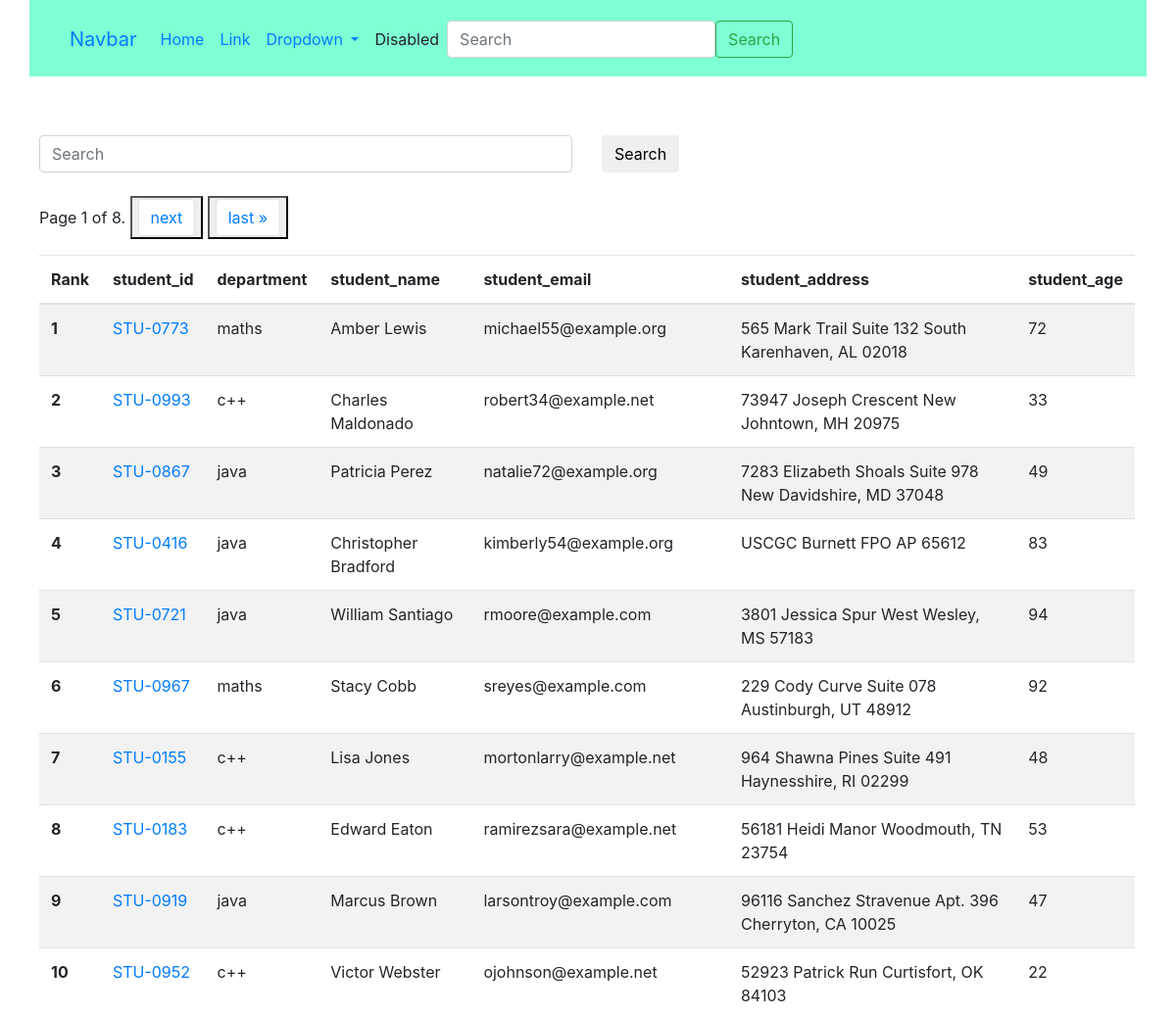
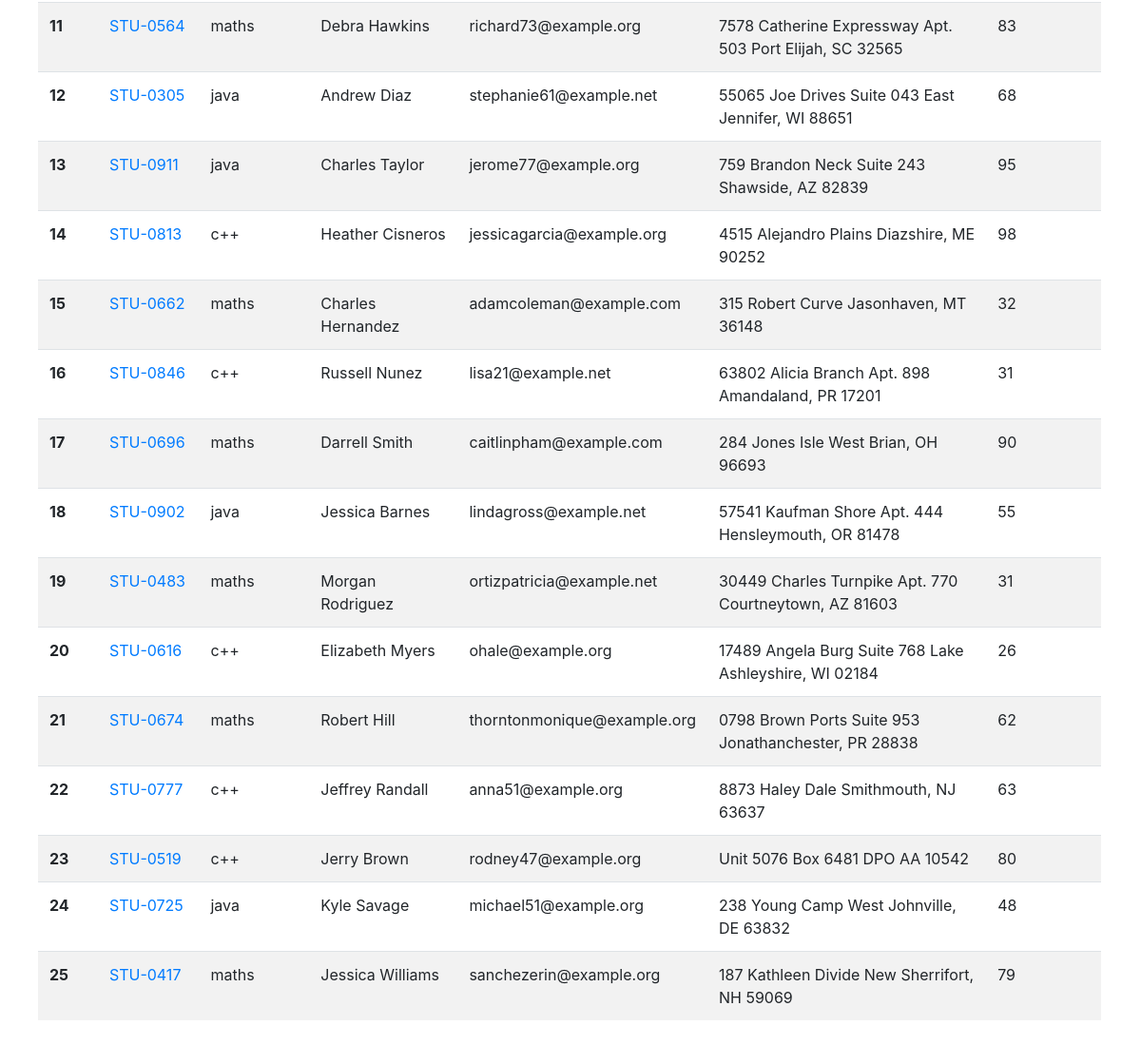
The page /get-student on the database its author committed (2 pictures, top to bottom).
### vege/models.py (models this page shows, shortened)
class Student(models.Model):
    department=models.ForeignKey(Department,related_name="depart",on_delete=models.CASCADE)
    student_id=models.OneToOneField(StudentID,related_name="studentid",on_delete=models.CASCADE)
    student_name=models.CharField(max_length=100)
    student_email=models.EmailField(unique=True)
    student_age=models.IntegerField(default=18)
    student_address=models.TextField()
    is_deleted=models.BooleanField(default=False)
    class Meta:
        ordering=['student_name']
        verbose_name="student"

class Rankstudnet(models.Model):
    student=models.ForeignKey(Student,related_name="studentreportcard",on_delete=models.CASCADE)
    student_rank=models.IntegerField()
    student_rank_generation_date=models.DateField(auto_now_add=True)
    number=models.IntegerField(default=10)
    class Meta:
        unique_together=['student_rank','student_rank_generation_date']

class StudentID(models.Model):
    student_id=models.CharField(max_length=100)
    def __str__(self)->str:
        return self.student_id

class Department(models.Model):
    department=models.CharField(max_length=100)
    class Meta:
        ordering=['department']

### vege/views.py (the view, shortened to what this page needs)
# urls.py: path('get-student',get_students),
def get_students(request):
    queryset=Student.objects.all().order_by("studentreportcard__student_rank")
    paginator = Paginator(queryset, 25)  # Show 25 contacts per page.
    page_number = request.GET.get("page",1)
    page_obj = paginator.get_page(page_number)
    return render(request,"report/student.html",{'queryset':page_obj})

### vege/templates/report/student.html (shortened to what this page needs)
<!DOCTYPE html>
<html lang="en">
<head>
    <link rel="stylesheet" href="https://cdn.jsdelivr.net/npm/bootstrap@4.0.0/dist/css/bootstrap.min.css"
>
</head>
<body>
    <div class="container" style="background-color: aquamarine;">
        <nav class="navbar navbar-expand-lg bg-body-tertiary">
            <div class="container-fluid">
                <a class="navbar-brand" href="#">Navbar</a>
                <div class="collapse navbar-collapse" id="navbarSupportedContent">
                    <ul class="navbar-nav me-auto mb-2 mb-lg-0">
                        <li class="nav-item">
                            <a class="nav-link active" aria-current="page" href="#">Home</a>
                        </li>
                        <li class="nav-item">
                            <a class="nav-link" href="#">Link</a>
                        </li>
                        <li class="nav-item dropdown">
                            <a class="nav-link dropdown-toggle" href="#" role="button" data-bs-toggle="dropdown"
                                aria-expanded="false">
                                Dropdown
                            </a>
                        </li>
                        <li class="nav-item">
                            <a class="nav-link disabled" aria-disabled="true">Disabled</a>
                        </li>
                    </ul>
                    <form class="d-flex" role="search">
                        <input class="form-control me-2" type="search" placeholder="Search" aria-label="Search">
                        <button class="btn btn-outline-success" type="submit">Search</button>
                    </form>
                </div>
            </div>
        </nav>
    </div>
<div class="container mt-5">
    <form class="mb-4">
    <div class="row">
        <div class="col-md-6">
            <input class="form-control" name="search" placeholder="Search">
        </div>
        <div class="col-md-6">
            <button class="btn btn-succes">Search</button>
        </div>
    </div>
</form>
    <table class="table table-striped">
        <thead>
            <tr>
                <th scope="col">Rank</th>
                <th scope="col">student_id</th>
                <th scope="col">department</th>
                <th scope="col">student_name</th>
                <th scope="col">student_email</th>
                <th scope="col">student_address</th>
                <th scope="col">student_age</th>
            </tr>
        </thead>
        <tbody>
            {% for student in queryset %}
            <tr>
                <th scope="row">{{student.studentreportcard.first.student_rank}}</th>
                <td>
                    <a href="{% url 'see_marks' student.student_id %}">
                        {{student.student_id}}
                    </a>
                    </td>
                <td>{{student.department.department}}</td>
                <td>{{student.student_name}}</td>
                <td>{{student.student_email}}</td>
                <td>{{student.student_address}}</td>
                <td>{{student.student_age}}</td>
            </tr>
            {% endfor %}
            <nav aria-label="Page navigation example">
                <div class="pagination">
                    <ul class="pagination">
                        <span class="step-links">
                            <span class="current">
                                Page {{ queryset.number }} of {{ queryset.paginator.num_pages }}.
                            </span>
                            {% if queryset.has_next %}
                       <button type="button" >
                        <li class="page-item"><a class="page-link" class="btn btn-danger" href="?page={{ queryset.next_page_number }}">next</a></li>
                       </button>
                       <button>
                        <li class="page-item"><a class="page-link"   href="?page={{ queryset.paginator.num_pages }}">last &raquo;</a></li>
                       </button>
                            {% endif %}
                        </span>
                    </ul>
                </div>
            </nav>
        </tbody>
    </table>
</div>
</body>
</html>

### vege/templates/report/student.html (style rules this page uses)
.container { padding: 12px 12px 10px 10px; }

### rows shown on the page
Student: studentreportcard.first.student_rank "1", student_id "STU-0773", department.department "maths", student_name "Amber Lewis", student_email "michael55@example.org", student_address "565 Mark Trail Suite 132 South Karenhaven, AL 02018", student_age "72"
Student: studentreportcard.first.student_rank "2", student_id "STU-0993", department.department "c++", student_name "Charles Maldonado", student_email "robert34@example.net", student_address "73947 Joseph Crescent New Johntown, MH 20975", student_age "33"
Student: studentreportcard.first.student_rank "3", student_id "STU-0867", department.department "java", student_name "Patricia Perez", student_email "natalie72@example.org", student_address "7283 Elizabeth Shoals Suite 978 New Davidshire, MD 37048", student_age "49"
Student: studentreportcard.first.student_rank "4", student_id "STU-0416", department.department "java", student_name "Christopher Bradford", student_email "kimberly54@example.org", student_address "USCGC Burnett FPO AP 65612", student_age "83"
Student: studentreportcard.first.student_rank "5", student_id "STU-0721", department.department "java", student_name "William Santiago", student_email "rmoore@example.com", student_address "3801 Jessica Spur West Wesley, MS 57183", student_age "94"
Student: studentreportcard.first.student_rank "6", student_id "STU-0967", department.department "maths", student_name "Stacy Cobb", student_email "sreyes@example.com", student_address "229 Cody Curve Suite 078 Austinburgh, UT 48912", student_age "92"
Student: studentreportcard.first.student_rank "7", student_id "STU-0155", department.department "c++", student_name "Lisa Jones", student_email "mortonlarry@example.net", student_address "964 Shawna Pines Suite 491 Haynesshire, RI 02299", student_age "48"
Student: studentreportcard.first.student_rank "8", student_id "STU-0183", department.department "c++", student_name "Edward Eaton", student_email "ramirezsara@example.net", student_address "56181 Heidi Manor Woodmouth, TN 23754", student_age "53"
Student: studentreportcard.first.student_rank "9", student_id "STU-0919", department.department "java", student_name "Marcus Brown", student_email "larsontroy@example.com", student_address "96116 Sanchez Stravenue Apt. 396 Cherryton, CA 10025", student_age "47"
Student: studentreportcard.first.student_rank "10", student_id "STU-0952", department.department "c++", student_name "Victor Webster", student_email "ojohnson@example.net", student_address "52923 Patrick Run Curtisfort, OK 84103", student_age "22"
Student: studentreportcard.first.student_rank "11", student_id "STU-0564", department.department "maths", student_name "Debra Hawkins", student_email "richard73@example.org", student_address "7578 Catherine Expressway Apt. 503 Port Elijah, SC 32565", student_age "83"
Student: studentreportcard.first.student_rank "12", student_id "STU-0305", department.department "java", student_name "Andrew Diaz", student_email "stephanie61@example.net", student_address "55065 Joe Drives Suite 043 East Jennifer, WI 88651", student_age "68"
Student: studentreportcard.first.student_rank "13", student_id "STU-0911", department.department "java", student_name "Charles Taylor", student_email "jerome77@example.org", student_address "759 Brandon Neck Suite 243 Shawside, AZ 82839", student_age "95"
Student: studentreportcard.first.student_rank "14", student_id "STU-0813", department.department "c++", student_name "Heather Cisneros", student_email "jessicagarcia@example.org", student_address "4515 Alejandro Plains Diazshire, ME 90252", student_age "98"
Student: studentreportcard.first.student_rank "15", student_id "STU-0662", department.department "maths", student_name "Charles Hernandez", student_email "adamcoleman@example.com", student_address "315 Robert Curve Jasonhaven, MT 36148", student_age "32"
Student: studentreportcard.first.student_rank "16", student_id "STU-0846", department.department "c++", student_name "Russell Nunez", student_email "lisa21@example.net", student_address "63802 Alicia Branch Apt. 898 Amandaland, PR 17201", student_age "31"
Student: studentreportcard.first.student_rank "17", student_id "STU-0696", department.department "maths", student_name "Darrell Smith", student_email "caitlinpham@example.com", student_address "284 Jones Isle West Brian, OH 96693", student_age "90"
Student: studentreportcard.first.student_rank "18", student_id "STU-0902", department.department "java", student_name "Jessica Barnes", student_email "lindagross@example.net", student_address "57541 Kaufman Shore Apt. 444 Hensleymouth, OR 81478", student_age "55"
Student: studentreportcard.first.student_rank "19", student_id "STU-0483", department.department "maths", student_name "Morgan Rodriguez", student_email "ortizpatricia@example.net", student_address "30449 Charles Turnpike Apt. 770 Courtneytown, AZ 81603", student_age "31"
Student: studentreportcard.first.student_rank "20", student_id "STU-0616", department.department "c++", student_name "Elizabeth Myers", student_email "ohale@example.org", student_address "17489 Angela Burg Suite 768 Lake Ashleyshire, WI 02184", student_age "26"
Student: studentreportcard.first.student_rank "21", student_id "STU-0674", department.department "maths", student_name "Robert Hill", student_email "thorntonmonique@example.org", student_address "0798 Brown Ports Suite 953 Jonathanchester, PR 28838", student_age "62"
Student: studentreportcard.first.student_rank "22", student_id "STU-0777", department.department "c++", student_name "Jeffrey Randall", student_email "anna51@example.org", student_address "8873 Haley Dale Smithmouth, NJ 63637", student_age "63"
Student: studentreportcard.first.student_rank "23", student_id "STU-0519", department.department "c++", student_name "Jerry Brown", student_email "rodney47@example.org", student_address "Unit 5076 Box 6481 DPO AA 10542", student_age "80"
Student: studentreportcard.first.student_rank "24", student_id "STU-0725", department.department "java", student_name "Kyle Savage", student_email "michael51@example.org", student_address "238 Young Camp West Johnville, DE 63832", student_age "48"
Student: studentreportcard.first.student_rank "25", student_id "STU-0417", department.department "maths", student_name "Jessica Williams", student_email "sanchezerin@example.org", student_address "187 Kathleen Divide New Sherrifort, NH 59069", student_age "79"

### other values the page prints
{{ queryset.number }} "1"
{{ queryset.paginator.num_pages }} "8"
